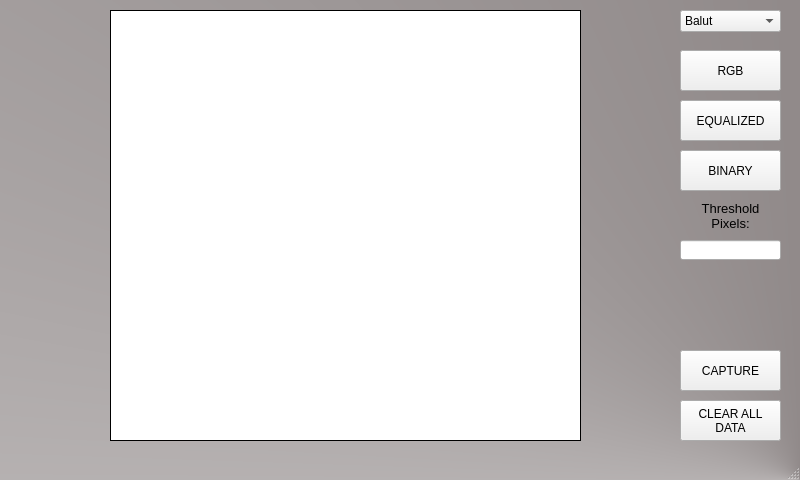
<?xml version="1.0" encoding="UTF-8"?>
<ui version="4.0">
 <class>MainWindow</class>
 <widget class="QMainWindow" name="MainWindow">
  <property name="geometry">
   <rect>
    <x>0</x>
    <y>0</y>
    <width>800</width>
    <height>480</height>
   </rect>
  </property>
  <property name="windowTitle">
   <string>MainWindow</string>
  </property>
  <property name="styleSheet">
   <string notr="true">#MainWindow
{
background-color: qconicalgradient(cx:1, cy:1, angle:0, stop:0 rgba(108, 99, 99, 255), stop:1 rgba(255, 255, 255, 255));
}</string>
  </property>
  <widget class="QWidget" name="centralwidget">
   <widget class="QLabel" name="imageLabel">
    <property name="geometry">
     <rect>
      <x>110</x>
      <y>10</y>
      <width>471</width>
      <height>431</height>
     </rect>
    </property>
    <property name="styleSheet">
     <string notr="true">background-color: rgb(255, 255, 255);</string>
    </property>
    <property name="frameShape">
     <enum>QFrame::Box</enum>
    </property>
    <property name="text">
     <string/>
    </property>
   </widget>
   <widget class="QPushButton" name="captureButton">
    <property name="geometry">
     <rect>
      <x>680</x>
      <y>350</y>
      <width>101</width>
      <height>41</height>
     </rect>
    </property>
    <property name="text">
     <string>CAPTURE</string>
    </property>
   </widget>
   <widget class="QPushButton" name="clearDataButton">
    <property name="geometry">
     <rect>
      <x>680</x>
      <y>400</y>
      <width>101</width>
      <height>41</height>
     </rect>
    </property>
    <property name="text">
     <string>CLEAR ALL
DATA</string>
    </property>
   </widget>
   <widget class="QComboBox" name="eggCB">
    <property name="geometry">
     <rect>
      <x>680</x>
      <y>10</y>
      <width>101</width>
      <height>22</height>
     </rect>
    </property>
    <item>
     <property name="text">
      <string>Balut</string>
     </property>
    </item>
    <item>
     <property name="text">
      <string>Penoy</string>
     </property>
    </item>
   </widget>
   <widget class="QPushButton" name="rgbButton">
    <property name="geometry">
     <rect>
      <x>680</x>
      <y>50</y>
      <width>101</width>
      <height>41</height>
     </rect>
    </property>
    <property name="text">
     <string>RGB</string>
    </property>
   </widget>
   <widget class="QPushButton" name="binaryButton">
    <property name="geometry">
     <rect>
      <x>680</x>
      <y>150</y>
      <width>101</width>
      <height>41</height>
     </rect>
    </property>
    <property name="text">
     <string>BINARY</string>
    </property>
   </widget>
   <widget class="QPushButton" name="grayButton">
    <property name="geometry">
     <rect>
      <x>680</x>
      <y>100</y>
      <width>101</width>
      <height>41</height>
     </rect>
    </property>
    <property name="text">
     <string>EQUALIZED</string>
    </property>
   </widget>
   <widget class="QLabel" name="label_2">
    <property name="geometry">
     <rect>
      <x>690</x>
      <y>200</y>
      <width>81</width>
      <height>31</height>
     </rect>
    </property>
    <property name="font">
     <font>
      <pointsize>10</pointsize>
     </font>
    </property>
    <property name="text">
     <string>Threshold
Pixels:</string>
    </property>
    <property name="alignment">
     <set>Qt::AlignCenter</set>
    </property>
   </widget>
   <widget class="QLineEdit" name="threshPixelsTB">
    <property name="geometry">
     <rect>
      <x>680</x>
      <y>240</y>
      <width>101</width>
      <height>20</height>
     </rect>
    </property>
   </widget>
  </widget>
  <widget class="QMenuBar" name="menubar">
   <property name="geometry">
    <rect>
     <x>0</x>
     <y>0</y>
     <width>800</width>
     <height>26</height>
    </rect>
   </property>
  </widget>
  <widget class="QStatusBar" name="statusbar"/>
 </widget>
 <tabstops>
  <tabstop>eggCB</tabstop>
  <tabstop>captureButton</tabstop>
  <tabstop>clearDataButton</tabstop>
 </tabstops>
 <resources/>
 <connections/>
</ui>
